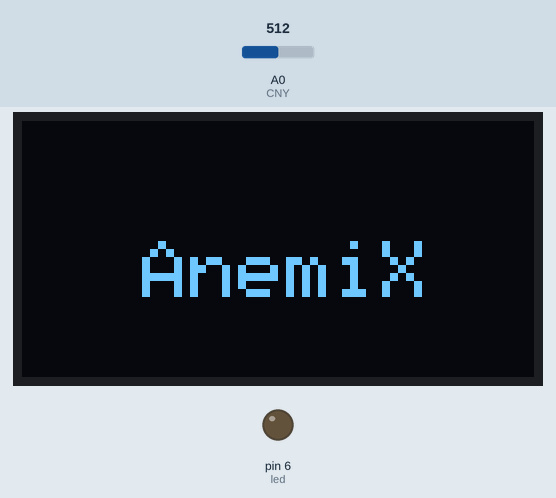
The sketch below on a simulated Arduino Uno, built with avr-gcc and run on an emulated ATmega328P. Shown: 128×64 one-colour display, output pins drawn as LEDs (lit = HIGH). Dashed ring = blinking. Inputs (shaded band) come from the test bench; at power-on: A0 (CNY) = 512. The display library's start-up logo is not drawn; what the sketch prints to the serial monitor is not drawn.

Above: at 2.4 s.
At 5.5 s:
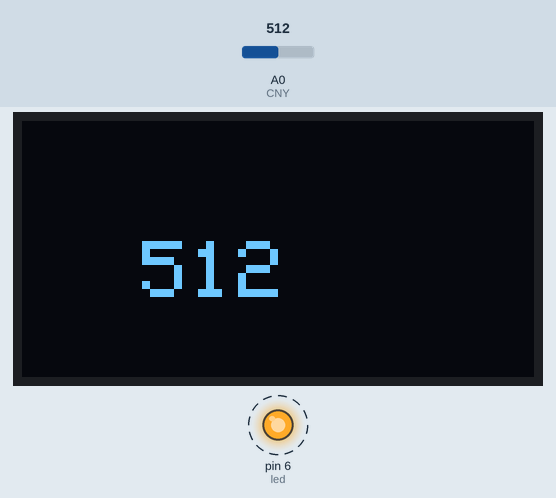
5.6 s: A0 (CNY) set to 716
At 7.3 s:
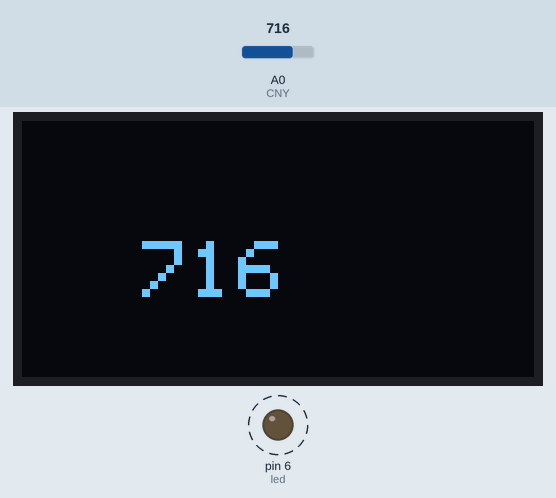
7.9 s: A0 (CNY) set to 900
At 8.8 s:
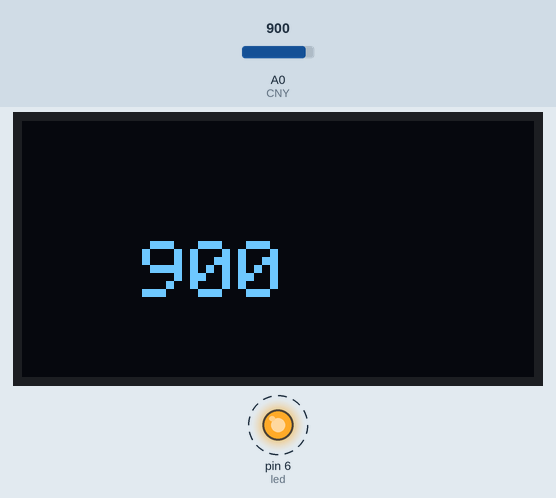
9.9 s: A0 (CNY) set to 1023
At 10.9 s:
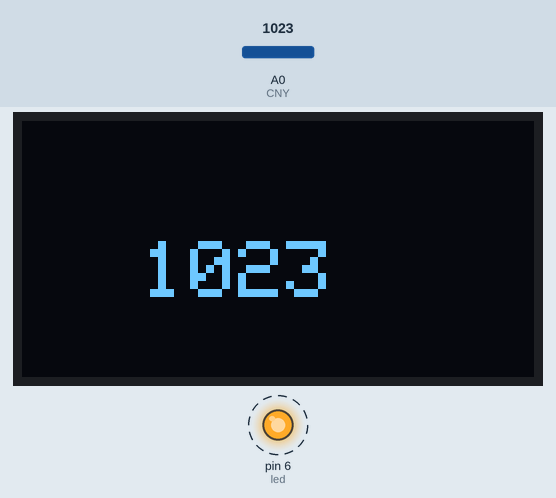
Timing chart, 0 to 18.0 s (numbered marks = the images above; inputs shaded):
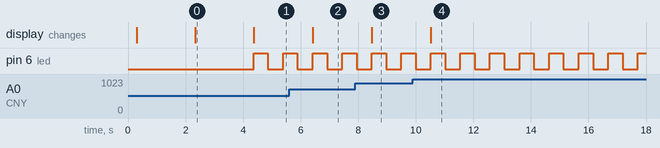

The sketch:

test2.ino
```cpp
#include <SPI.h>
#include <Wire.h>
#include <Adafruit_GFX.h>
#include <Adafruit_SH110X.h>

#define i2c_Address 0x3c //initialize with the I2C addr 0x3C Typically eBay OLED's

#define SCREEN_WIDTH 128 // OLED display width, in pixels
#define SCREEN_HEIGHT 64 // OLED display height, in pixels
#define OLED_RESET -1   //   vQT-PY / XIAO
Adafruit_SH1106G display = Adafruit_SH1106G(SCREEN_WIDTH, SCREEN_HEIGHT, &Wire, OLED_RESET);

int CNY = A0;
int led = 6;
int lectura;

void setup()   {
  pinMode (led, OUTPUT);

  Serial.begin(9600);

  delay(250); // wait for the OLED to power up
  display.begin(i2c_Address, true); // Address 0x3C default

  display.display();
  delay(2000);

  display.clearDisplay();

  display.setTextSize(2);
  display.setTextColor(SH110X_WHITE);
  display.setCursor(30, 30);
  display.println("AnemiX");
  display.display();
  delay(2000);
  display.clearDisplay();


}

void loop() {
lectura = analogRead(CNY);
printText();

Serial.println(lectura);
 digitalWrite(led, HIGH);
  delay(500);
  digitalWrite(led, LOW);
  delay(500);
}

void printText() {
  display.clearDisplay();
  display.setTextSize(2);
  display.setTextColor(SH110X_WHITE);
  display.setCursor(30, 30);
  display.println(lectura);
  display.display();
}
```

Measured:
- after the input at 5.6 s, the display: changes after 0.82 s (image 2)
- after the input at 7.9 s, the display: changes after 0.57 s (image 3)
- after the input at 9.9 s, the display: changes after 0.62 s (image 4)
- by itself, pin 6 (led): alternates HIGH for 0.50 s and LOW for 0.53 s
- what the display in image 0 shows lasts 2.1 s, from 2.3 s to 4.4 s
